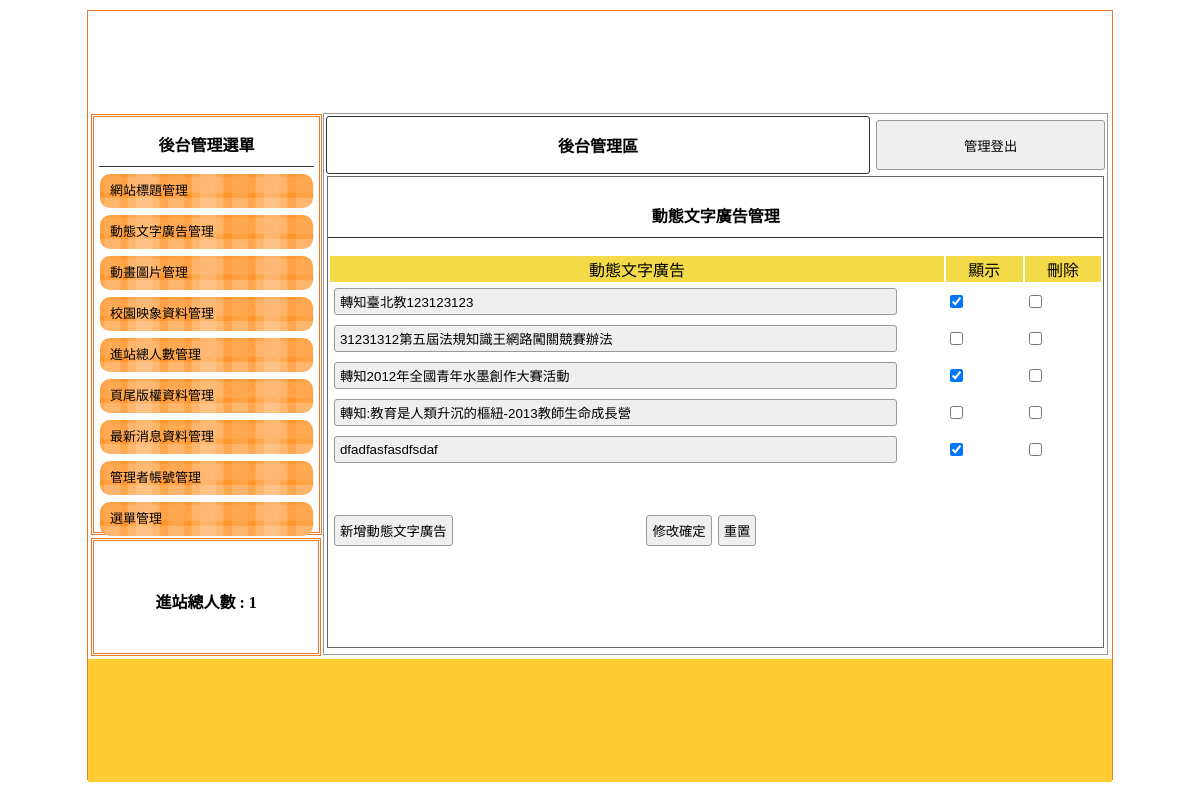
Page /backend.php?do=ad on the earlier database version.
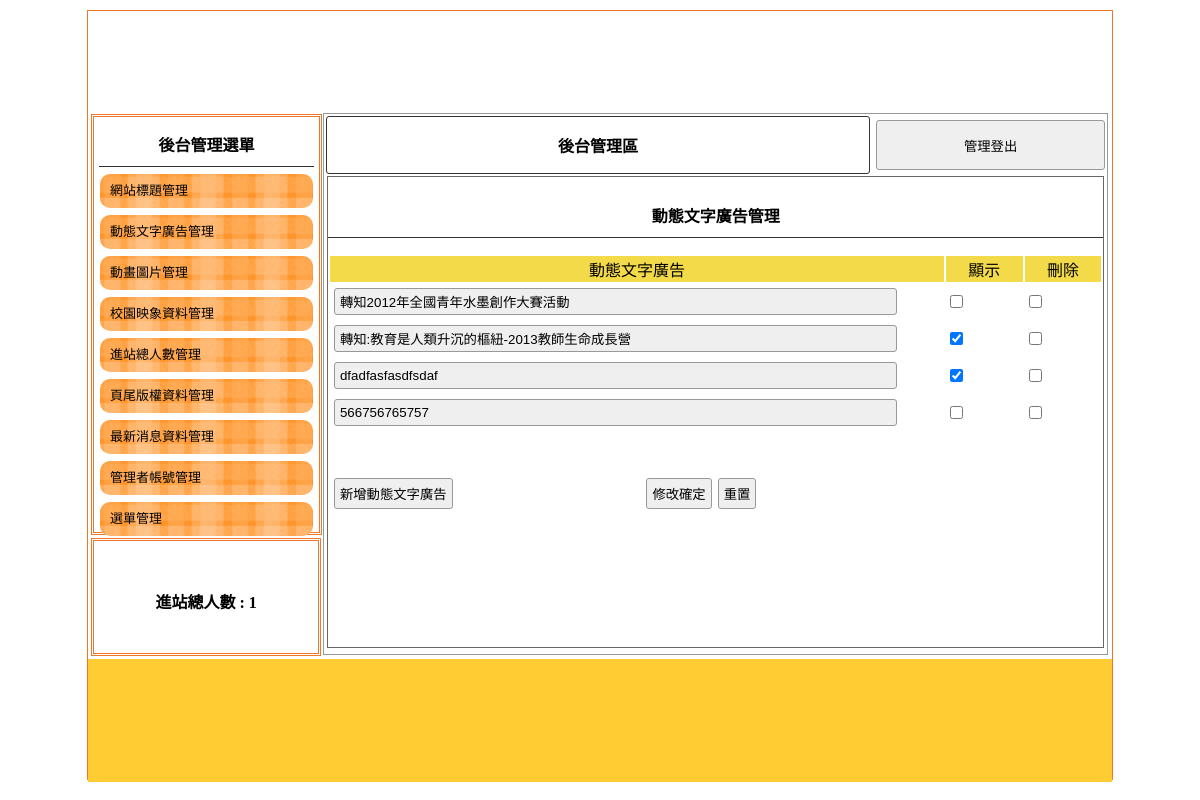
Same page on the later database version.
### tables this page shows
CREATE TABLE `ad` (
  `id` int(10) UNSIGNED NOT NULL,
  `text` text DEFAULT NULL,
  `sh` int(1) UNSIGNED DEFAULT NULL
);

### api/db.php (called while the page is built, shortened)
<?php
class DB{
private $dsn="mysql:host=localhost;dbname=db09;charset=utf8";
private $pdo;
private $table;
function __construct($table){
    $this->table=$table;
    $this->pdo=new PDO($this->dsn,"root",'');
}
function all(...$arg){
    $sql="select * from $this->table ";
    return $this->pdo->query($sql)->fetchAll(PDO::FETCH_ASSOC);
}
}
?>

### backend/ad.php (the view, shortened to what this page needs)
<div style="width:99%; height:87%; margin:auto; overflow:auto; border:#666 1px solid;">
    <p class="t cent botli">動態文字廣告管理</p>
    <form method="post"  action="./api/edit.php">
        <table width="100%">
            <tbody>
                <tr class="yel">
                    <td width="80%">動態文字廣告</td>
                    <td width="10%">顯示</td>
                    <td width="10%">刪除</td>
                </tr>
                <?php
                 $rows=${ucfirst($do)}->all();
                 foreach($rows as $row):
                ?>
                <tr>
                    <td>
                        <input type="text" name="text[]" value="<?=$row['text'];?>" style="width:90%">
                    </td>
                    <td>
                        <input type="checkbox" name="sh[]" value="<?=$row['id'];?>" <?=($row['sh']==1)?"checked":"";?>>
                    </td>
                    <td>
                        <input type="checkbox" name="del[]" value="<?=$row['id'];?>">
                    </td>
                </tr>
                <?php
                 endforeach;
                ?>
            </tbody>
        </table>
        <table style="margin-top:40px; width:70%;">
            <tbody>
                <tr>
                    <td width="200px"><input type="button"
                            onclick="op('#cover','#cvr','./modal/<?=$do;?>.php?table=<?=$do;?>')"
                            value="新增動態文字廣告"></td>
                    <td class="cent"><input type="submit" value="修改確定"><input
                            type="reset" value="重置"></td>
                </tr>
            </tbody>
        </table>
    </form>
</div>

### backend.php (shortened to what this page needs)
<?php include_once "./api/db.php";?>
<!DOCTYPE html PUBLIC "-//W3C//DTD XHTML 1.0 Transitional//EN" "http://www.w3.org/TR/xhtml1/DTD/xhtml1-transitional.dtd">
<html xmlns="http://www.w3.org/1999/xhtml"><head><meta http-equiv="Content-Type" content="text/html; charset=UTF-8">
<link href="./css/css.css" rel="stylesheet" type="text/css">
</head>
<body>
	<div id="main">
    	<a title="" href="?"><div class="ti" style="background:url(&#39;use/&#39;); background-size:cover;"></div></a>
        	<div id="ms">
             	<div id="lf" style="float:left;">
            		<div id="menuput" class="dbor">
                    	                    		<span class="t botli">後台管理選單</span>
                			                            <a style="color:#000; font-size:13px; text-decoration:none;" href="?do=title">
                            	<div class="mainmu">
                    			網站標題管理                    			</div>
                            </a>
							                            <a style="color:#000; font-size:13px; text-decoration:none;" href="?do=ad">
                            	<div class="mainmu">
                    			動態文字廣告管理                    			</div>
                            </a>
							                            <a style="color:#000; font-size:13px; text-decoration:none;" href="?do=mvim">
                            	<div class="mainmu">
                    			動畫圖片管理                    			</div>
                            </a>
							                            <a style="color:#000; font-size:13px; text-decoration:none;" href="?do=image">
                            	<div class="mainmu">
                    			校園映象資料管理                    			</div>
                            </a>
										    <a style="color:#000; font-size:13px; text-decoration:none;" href="?do=total">
                            	<div class="mainmu">
                    			進站總人數管理                    			</div>
                            </a>
							<a style="color:#000; font-size:13px; text-decoration:none;" href="?do=bottom">
                            	<div class="mainmu">頁尾版權資料管理</div>
                            </a>
							                            <a style="color:#000; font-size:13px; text-decoration:none;" href="?do=news">
                            	<div class="mainmu">
                    			最新消息資料管理                    			</div>
                            </a>
							                            <a style="color:#000; font-size:13px; text-decoration:none;" href="?do=admin">
                            	<div class="mainmu">
                    			管理者帳號管理                    			</div>
                            </a>
										    <a style="color:#000; font-size:13px; text-decoration:none;" href="?do=menu">
                            	<div class="mainmu">
                    			選單管理                    			</div>
                            </a>
							                    </div>
                    <div class="dbor" style="margin:3px; width:95%; height:20%; line-height:100px;">
                    	<span class="t">進站總人數 :
                        	1                        </span>
                    </div>
        		</div>
                <div class="di" style="height:540px; border:#999 1px solid; width:76.5%; margin:2px 0px 0px 0px; float:left; position:relative; left:20px;">
                                    <table width="100%">
                                	<tbody><tr>
                                    	<td style="width:70%;font-weight:800; border:#333 1px solid; border-radius:3px;" class="cent"><a href="?do=admin" style="color:#000; text-decoration:none;">後台管理區</a></td><td><button onclick="document.cookie=&#39;user=&#39;;location.replace(&#39;?&#39;)" style="width:99%; margin-right:2px; height:50px;">管理登出</button></td>
                                    </tr>
                                </tbody></table>
								<?php
								$do=$_GET['do']??'title';
								$file="./backend/".$do.".php";
								if(file_exists($file)){
									include $file;
								}else{
									include './backend/title.php';
								}
									?>
                                                </div>
                             </div>
            	<div style="width:1024px; left:0px; position:relative; background:#FC3; margin-top:4px; height:123px; display:block;">
                	<span class="t" style="line-height:123px;"></span>
                </div>
    </div>
</body></html>

### css/css.css (style rules this page uses)
body { padding:0px; margin:0px; }
#main { width:1024px; height:768px; margin:10px auto 10px auto; border:#EE7728 1px solid; position:relative; }
.ti { width:100%; height:100px; position:relative; background-size:cover; background-repeat:no-repeat; }
.dbor { border:#EE7728 double 3px; margin:1px; padding:2px 10px 2px 10px; }
.t { font-weight:800; display:block; text-align:center; padding:10px 1px 10px 1px; }
.botli { border-bottom:#333 1px solid; }
.mainmu { position:relative; border-radius:10px; background:url(../icon/menu.fw.png) center no-repeat; background-size:cover; line-height:30px; padding:2px 10px 2px 10px; margin:7px 1px 7px 1px; }
#lf { height:540px; width:21%; display:inline-block; }
#menuput { width:100%; height:75%; position:relative; padding:5px; display:block; margin: 3px; }
.di { display:inline-block; }
.cent { text-align:center; }
input,button { border:#999 1px solid; border-radius:3px; background:#EFEFEF; padding:5px; margin:3px; }
input[type=text],input[type=password] { width:150px; }
.yel td { background:#F3DA49; text-align:center; }

Differences in the rows shown:
removed ad: text "轉知臺北教123123123", sh "☑"
removed ad: text "31231312第五屆法規知識王網路闖關競賽辦法"
changed ad "轉知2012年全國青年水墨創作大賽活動": sh "☑" → "☐"
changed ad "轉知:教育是人類升沉的樞紐-2013教師生命成長營": sh "☐" → "☑"
added ad: text "566756765757"
